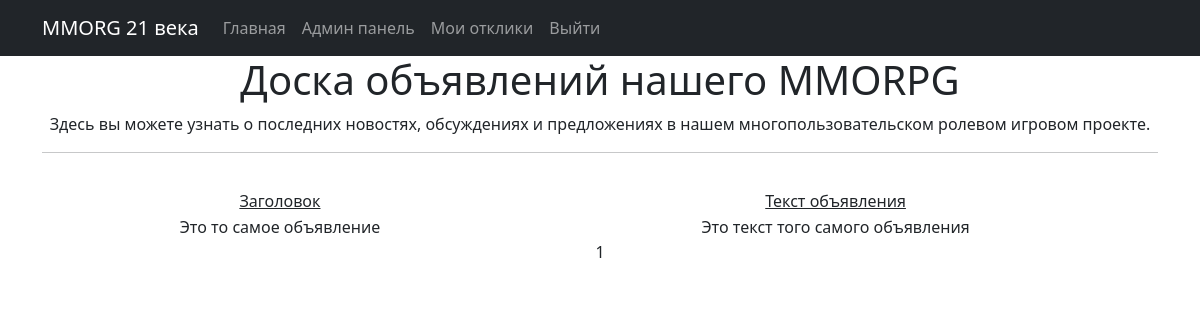
/ (signed in), run on an earlier commit of the app's database.
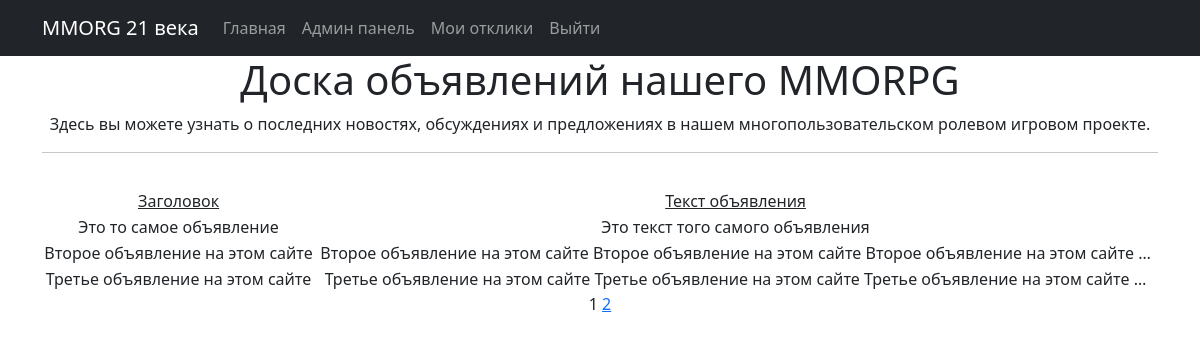
And on a later commit of the database.
### board/models.py (models this page shows, shortened)
class Message(models.Model):
    author = models.ForeignKey(Author, on_delete=models.CASCADE, blank=True)
    date = models.DateTimeField(auto_now=True)
    title = models.CharField(max_length=200)
    content = models.TextField()
    message_media = models.FileField(upload_to='media/', blank=True, null=True)
    related_name = 'messages',
    tanks = 'TN'
    hills = 'HL'
    dd = 'DD'
    merchants = 'MR'
    gild_masters = 'GM'
    quest_givers = 'QG'
    blacksmiths = 'BS'
    potions_brewers = 'PB'
    spell_masters = 'SM'
    CATEGORIES = [
        (tanks, 'Танки'),
        (hills, 'Хилы'),
        (dd, 'ДД'),
        (merchants, 'Торговцы'),
        (gild_masters, 'Гилдмастеры'),
        (quest_givers, 'Квестгиверы'),
        (blacksmiths, 'Кузнецы'),
        (potions_brewers, 'Зельевары'),
        (spell_masters, 'Мастера заклинаний'),
    ]
    category = models.CharField(max_length=2, choices=CATEGORIES, default=tanks)

### board/views.py (the view)
# urls.py: path('', MessageList.as_view(), name='message_list'),
class MessageList(LoginRequiredMixin, ListView):
    model = Message
    ordering = 'date'
    template_name = 'board_message.html'
    context_object_name = 'messages'
    paginate_by = 3

### templates/board_message.html (shortened to what this page needs)
{% extends 'flatpages/default.html' %}
{% block content %}
<h1>Доска объявлений нашего MMORPG</h1>
<p>Здесь вы можете узнать о последних новостях, обсуждениях и предложениях в нашем многопользовательском ролевом игровом проекте.</p>
<hr>
    {% if messages %}
    <table width="100%" style="margin-top: 35px">
            <tr>
                <td><u>Заголовок</u></td>
                <td><u>Текст объявления</u></td>
            </tr>
    {% for message in messages %}
            <tr>
                <td>{{ message.title|truncatewords:5}}</td>
                <td>{{ message.content|truncatewords:15}}</td>
                   <td>
                </td>
            </tr>
    {% endfor %}
        </table>
    {% else %}
       <h2>Объявлений нет!</h2>
    {% endif %}
   {{ page_obj.number }}
   {% if page_obj.has_next %}
       <a href="?page={{ page_obj.next_page_number }}">{{ page_obj.next_page_number }}</a>
   {% endif %}
{% endblock content %}

### templates/flatpages/default.html (shortened to what this page needs)
<!DOCTYPE html>
<html lang="en">
    <head>
        {% load static %}
        <link href="{% static 'css/styles.css' %}" rel="stylesheet" />
    </head>
    <body>
<nav class="navbar navbar-expand-lg navbar-dark bg-dark static-top">
   <div class="container">
       <a class="navbar-brand" href="#">MMORG 21 века</a>
       <div class="collapse navbar-collapse" id="navbarResponsive">
           <ul class="navbar-nav ml-auto">
               <li class="nav-item active">
                   <a class="nav-link" href="/">Главная
                   </a>
               </li>
               <li class="nav-item">
                   <a class="nav-link" href="/admin/">Админ панель</a>
               </li>
               <li class="nav-item">
                   <a class="nav-link" href="#">Мои отклики</a>
               </li>
                <li class="nav-item">
                   <a class="nav-link" href="/accounts/logout/">Выйти</a>
               </li>
           </ul>
       </div>
   </div>
</nav>
<div class="container">
   <div class="row">
       <div class="col-lg-12 text-center">
           {% block content %}{% endblock content %}
       </div>
   </div>
</div>
    </body>
</html>

What changed in the data, as far as the page shows it:
added Message: title "Второе объявление на этом сайте", content "Второе объявление на этом сайте Второе объявление на этом сайте Второе объявление на этом сайте …"
added Message: title "Третье объявление на этом сайте", content "Третье объявление на этом сайте Третье объявление на этом сайте Третье объявление на этом сайте …"
Also different on the page:
{{ page_obj.next_page_number }}: (not shown) → "2"
